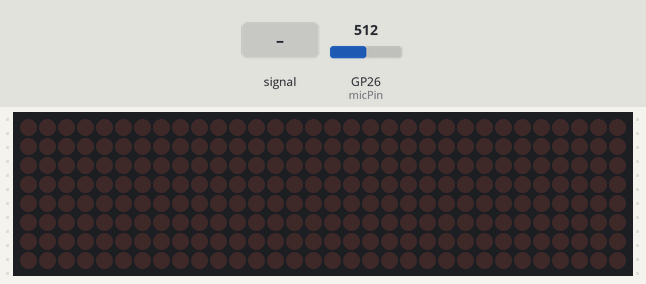
A sketch run on a simulated Raspberry Pi Pico. Shown: 32×8 LED matrix. The inputs (shaded band) are chosen by the test bench; at power-on: GP26 (micPin) = 512 (analog values on the 0–1023 scale).

Above: at 1.2 s.
1.3 s: GP26 (micPin) fed a 2 Hz sine of ±306 counts around its level
At 2.09 s:
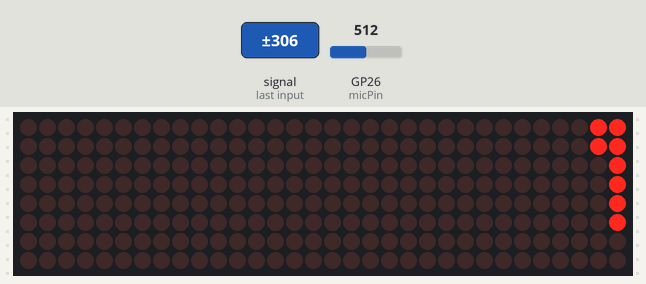
3.7 s: GP26 (micPin) set to 716
At 3.92 s:
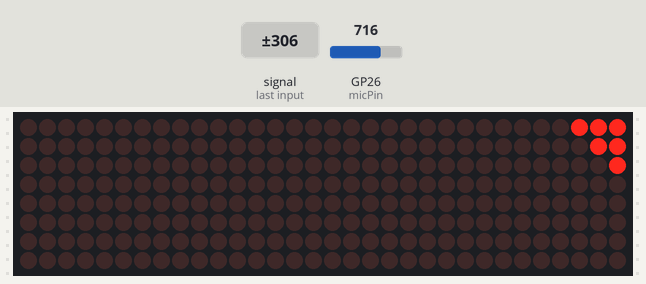
5.5 s: GP26 (micPin) fed a 50 Hz sine of ±306 counts around its level
At 7.1 s:
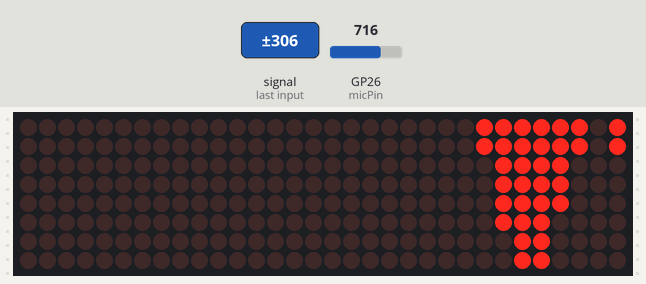
7.8 s: GP26 (micPin) fed a 200 Hz sine of ±81 counts around its level
At 9.1 s:
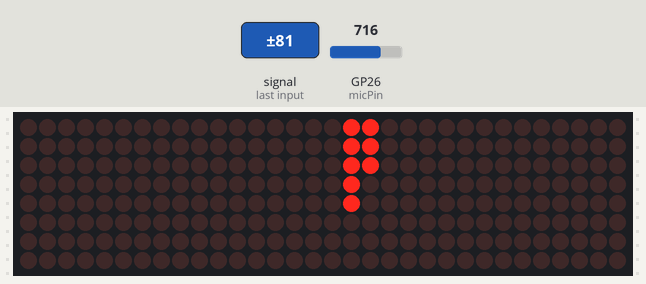
9.5 s: GP26 (micPin) set to 900
At 9.68 s:
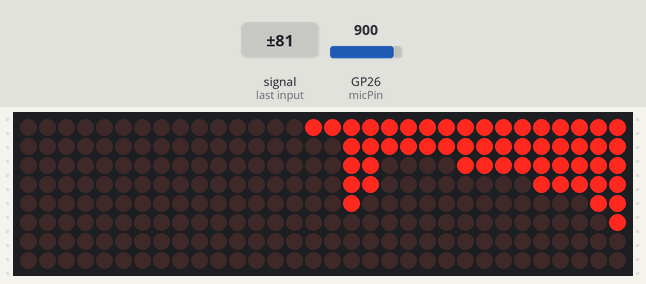
11.2 s: GP26 (micPin) set to 1023
At 11.41 s:
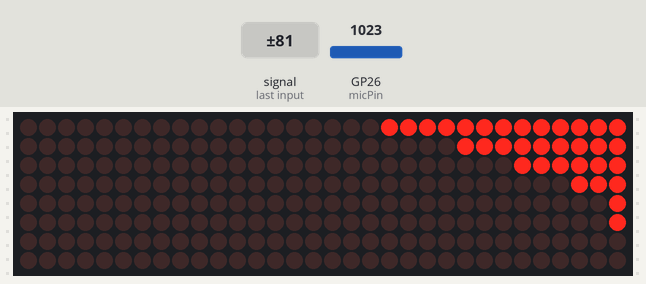
Timing chart, 0 to 14.0 s (numbered marks = the images above; inputs shaded):
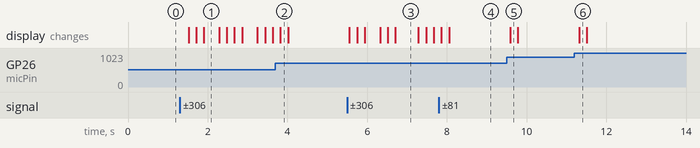

Measured:
- after the input at 1.3 s, the display: first changes after 0.22 s (image 1 shows a later state)
- after the input at 3.7 s, the display: changes after 0.13 s (image 2)
- after the input at 5.5 s, the display: first changes after 0.06 s (image 3 shows a later state)
- after the input at 7.8 s, the display: first changes after 0.06 s (image 4 shows a later state)
- after the input at 9.5 s, the display: changes after 0.09 s (image 5)
- after the input at 11.2 s, the display: changes after 0.12 s (image 6)
- what the display in image 3 shows lasts 0.6 s, from 6.7 s to 7.3 s

The sketch:

LEDsconFFT_4.ino
```cpp
#include "arduinoFFT.h"
#include <MD_MAX72xx.h>
#include <SPI.h>
#include <math.h>

/* --- Configuración de la Matriz MAX7219 (4 módulos de 8x8 = 32 columnas) --- */
#define HARDWARE_TYPE MD_MAX72XX::FC16_HW // Cambia a GENERIC_HW si los LEDs se ven reflejados/invertidos
#define MAX_DEVICES 4                     // 4 módulos de 8x8 = 32 columnas

// Pines de conexión para Arduino Giga R1
#define DATA_PIN    11                    // COPI 11 (DIN)
#define CS_PIN      10                    // CS 10   (CS)
#define CLK_PIN     13                    // SCK 13  (CLK)

// Instanciación explícita por Software SPI para evitar bloqueos en placas ARM
MD_MAX72XX mx = MD_MAX72XX(HARDWARE_TYPE, DATA_PIN, CLK_PIN, CS_PIN, MAX_DEVICES);

/* --- Parámetros de la señal y FFT --- */
const uint16_t samples = 1024;          // Número de muestras
const double samplingFrequency = 40000; // Frecuencia de muestreo (Hz)

unsigned int sampling_period_us;

/* Vectores de cálculo para la FFT */
double vReal[samples];
double vImag[samples];

const int micPin = A0;

ArduinoFFT<double> FFT = ArduinoFFT<double>(vReal, vImag, samples, samplingFrequency);

/* --- Agrupación Logarítmica en Eje X (32 Bandas de Frecuencia) --- */
const uint16_t lowBin[32]  = { 0,  3,  4,  5,  6,  7,  8,  9, 11, 13, 15, 17, 20, 23, 26, 30, 34, 39, 45, 51, 58, 66, 75, 85, 97, 110, 125, 142, 161, 183, 208, 236};
const uint16_t highBin[32] = { 2,  3,  4,  5,  6,  7,  8, 10, 12, 14, 16, 19, 22, 25, 29, 33, 38, 44, 50, 57, 65, 74, 84, 96, 109, 124, 141, 160, 182, 207, 235, 307};

/* --- Parámetros Fijos de la Escala en Decibelios (dBFS) --- */
const double MAG_REF = 200000.0; // Referencia absoluta para 0 dBFS
const double DB_MIN  = -36.0;    // < -36 dBFS se considera ruido de fondo (0 o 1 LED)
const double DB_MAX  = 0.0;      // 0 dBFS representa la saturación / pico máximo (LED 8)

int bandValues[32]; // Almacena el número entero de LEDs encendidos (0 a 8) por columna

void setup()
{
  Serial.begin(115200);

  // Inicialización de la Matriz MAX7219
  mx.begin();
  mx.clear();
  mx.control(MD_MAX72XX::INTENSITY, 1); // Intensidad fija y baja (1 a 15)

  analogReadResolution(12);
  sampling_period_us = round(1000000.0 * (1.0 / samplingFrequency));
}

void loop()
{
  /* --- STEP 1: Muestreo de la señal desde el Micrófono (A0) --- */
  unsigned long microseconds;
  double sumaLecturas = 0.0;

  for (uint16_t i = 0; i < samples; i++)
  {
    microseconds = micros();

    double lectura = (double)analogRead(micPin);
    vReal[i] = lectura;
    vImag[i] = 0.0;
    sumaLecturas += lectura;

    while ((micros() - microseconds) < sampling_period_us) {
      // Garantiza el período de muestreo de 25 us (40 kHz)
    }
  }

  /* --- STEP 2: Eliminación de la Componente Continua (Offset DC) --- */
  double mediaDC = sumaLecturas / (double)samples;
  for (uint16_t i = 0; i < samples; i++) {
    vReal[i] -= mediaDC;
  }

  /* --- STEP 3: Cálculo de la FFT únicamente con Ventana de Hann --- */
  FFT.windowing(FFTWindow::Hann, FFTDirection::Forward);
  FFT.compute(FFTDirection::Forward);
  FFT.complexToMagnitude();

  /* --- STEP 4: Conversión Absoluta a dBFS y Asignación Fija a 8 LEDs --- */
  for (int b = 0; b < 32; b++) {
    double sumaBand = 0.0;
    int binesContados = 0;

    // Suma la magnitud ignorando el bin 0 (DC residual puro)
    for (int i = lowBin[b]; i <= highBin[b]; i++) {
      if (i == 0) continue;
      sumaBand += vReal[i];
      binesContados++;
    }

    if (binesContados == 0) binesContados = 1;
    double magnitudMedia = sumaBand / binesContados;

    // Cálculo absoluto del nivel en dBFS respecto a la referencia fija
    double db = 20.0 * log10((magnitudMedia + 1e-6) / MAG_REF);

    // Mapeo absoluto: por debajo de DB_MIN (-36 dB) da 0 LEDs encendidos
    int ledsAltos = 0;
    if (db >= DB_MIN) {
      ledsAltos = map((int)db, (int)DB_MIN, (int)DB_MAX, 1, 8);
      ledsAltos = constrain(ledsAltos, 0, 8);
    }

    bandValues[b] = ledsAltos;
  }

  /* --- STEP 5: Representación Gráfica en la Matriz de LEDs MAX7219 --- */
  mx.control(MD_MAX72XX::UPDATE, MD_MAX72XX::OFF);
  mx.clear();

  for (int col = 0; col < 32; col++) {
    int ledsAltos = bandValues[col];

    uint8_t patronColumna = 0;
    for (int row = 0; row < ledsAltos; row++) {
      patronColumna |= (1 << row);
    }

    mx.setColumn(col, patronColumna);
  }

  mx.control(MD_MAX72XX::UPDATE, MD_MAX72XX::ON);
  mx.control(MD_MAX72XX::SHUTDOWN, MD_MAX72XX::OFF);

  delay(20);
}
```
